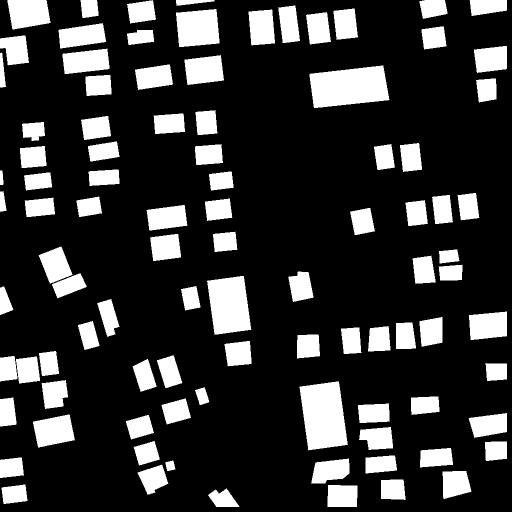
#> input picture offset_tensor.png, 1024 x 1024 px (shown at 1/2 size)
$ python -i offset_emi.py   (imports and definitions only)   (older library calls are emulated)
#> lines starting #> are read from the running program, lines starting #| are printed output that depends on the picture; after the words box and inside, x2 and y2 are one past the last pixel; in counts of white or black regions, pixels touching at a corner belong together
import itertools
import os
import torch
import torch.nn as nn
import torch.nn.functional as F
import torch.optim as optim
from scipy import ndimage
import numpy as np
import pandas as pd
import cv2
import matplotlib.pyplot as plt
from typing import Dict, List, Tuple, Optional
from typing import List, Tuple, Optional


# [5 lines left out: function img_with_label, not called in this run]


def save_by_cv2(path, image):
    cv2.imwrite(path, image)


def get_gradient_map(image_path, method="sobel"):
    """
    提取彩色图像的梯度图

    参数:
        image_path: 图像路径
        method: 梯度计算方法，可选'sobel'或'scharr'（Scharr对小细节更敏感）

    返回:
        gradient_map: 合成的梯度图
        grad_x: 水平方向梯度图
        grad_y: 垂直方向梯度图
    """
#> called with image_path = 'offset_tensor.png', method = 'sobel'
    # 读取彩色图像（BGR格式）
    img = cv2.imread(image_path)
#> img is the input picture: shape (1024, 1024, 3); 20.7% white; 95 white regions, largest, box (x1, y1, x2, y2) and area: (619, 131, 779, 216) 10506, (599, 763, 696, 901) 10240, (414, 552, 503, 670) 8085
    if img is None:
        raise ValueError("无法读取图像，请检查路径是否正确")

    # 转换为灰度图（梯度计算通常基于单通道）
    gray = cv2.cvtColor(img, cv2.COLOR_BGR2GRAY)

    # 计算水平和垂直方向梯度
    if method == "sobel":
        # Sobel算子：ksize=3为默认值
        grad_x = cv2.Sobel(
            gray, cv2.CV_64F, 1, 0, ksize=3
        )  # 水平方向（x方向，dx=1, dy=0）
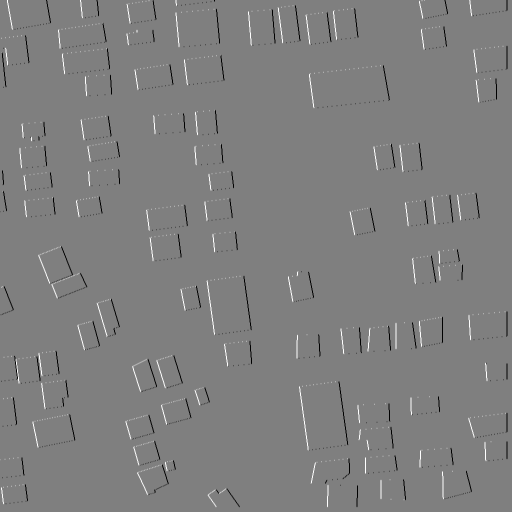
#> grad_x: shape (1024, 1024) float64 (shown at 1/2 size); min -1020, max 1020, mean -0.7; drawn with min black and max white
        grad_y = cv2.Sobel(
            gray, cv2.CV_64F, 0, 1, ksize=3
        )  # 垂直方向（y方向，dx=0, dy=1）
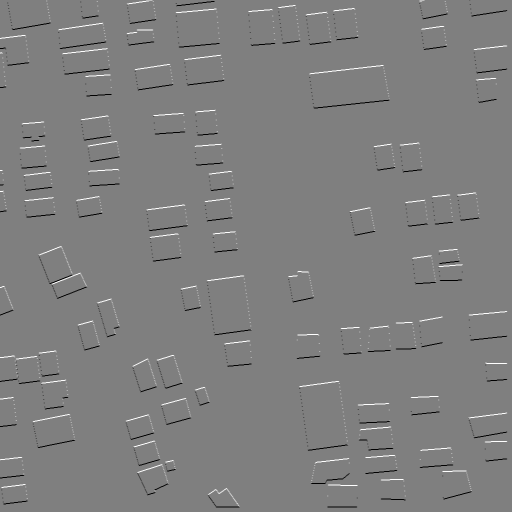
#> grad_y: shape (1024, 1024) float64 (shown at 1/2 size); min -1020, max 1020, mean -0.6; drawn with min black and max white
    elif method == "scharr":
        # Scharr算子（对小细节更敏感，适用于ksize=3的特殊情况）
        grad_x = cv2.Scharr(gray, cv2.CV_64F, 1, 0)
        grad_y = cv2.Scharr(gray, cv2.CV_64F, 0, 1)
    elif method == "canny":
        edges = cv2.Canny(gray, 50, 150)
        return edges, None, None
    else:
        raise ValueError("方法仅支持'sobel'或'scharr'")

    # 转换为绝对值（处理负梯度）并归一化到0-255
    grad_x_abs = cv2.convertScaleAbs(grad_x)
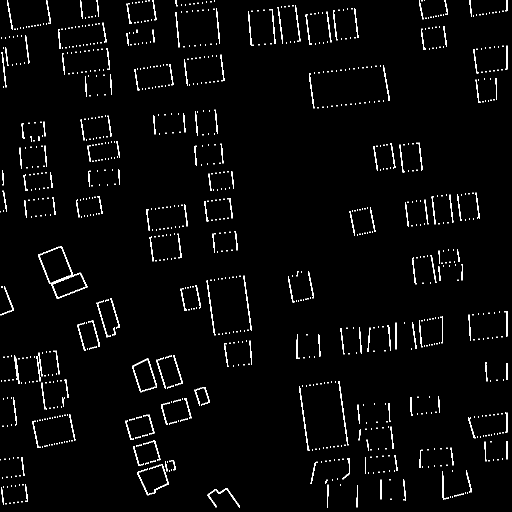
#> grad_x_abs: shape (1024, 1024) (shown at 1/2 size); 2.5% white in thin lines or dots
    grad_y_abs = cv2.convertScaleAbs(grad_y)
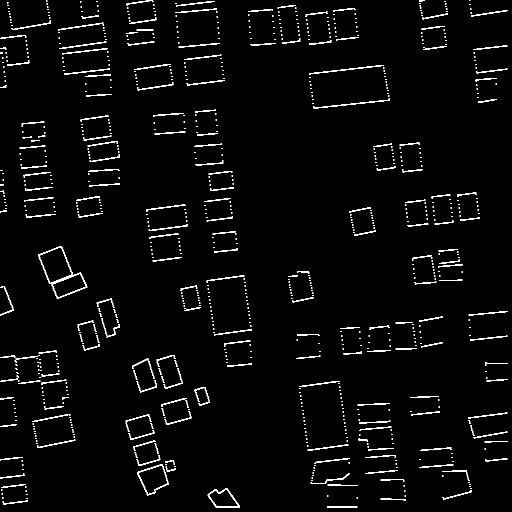
#> grad_y_abs: shape (1024, 1024) (shown at 1/2 size); 2.7% white in thin lines or dots

    # 合成梯度图（水平+垂直梯度的加权和）
    gradient_map = cv2.addWeighted(grad_x_abs, 0.5, grad_y_abs, 0.5, 0)
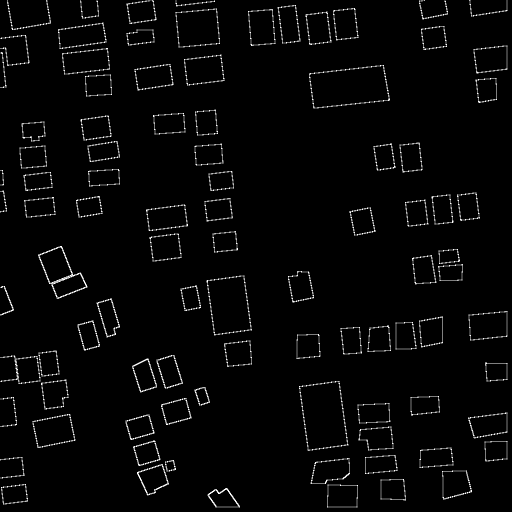
#> gradient_map: shape (1024, 1024) (shown at 1/2 size); min 0, max 255, mean 6.6

    return gradient_map, grad_x_abs, grad_y_abs


# [1118 lines that did not run here, left out]


class InstanceOffsetStatistics:
    # [225 lines left out: functions __init__, add_instance, save_results, plot_statistics, plot_direction_rose, get_summary_statistics, not called in this run]


SAVE_FIG_DIR = "./vis_logs/Antakya/offset_analysis/"
# [1 line not run here, left out]


# [96 lines left out: function main, not called in this run]


# [2 lines not run here, left out]

>>> result = get_gradient_map('offset_tensor.png')
